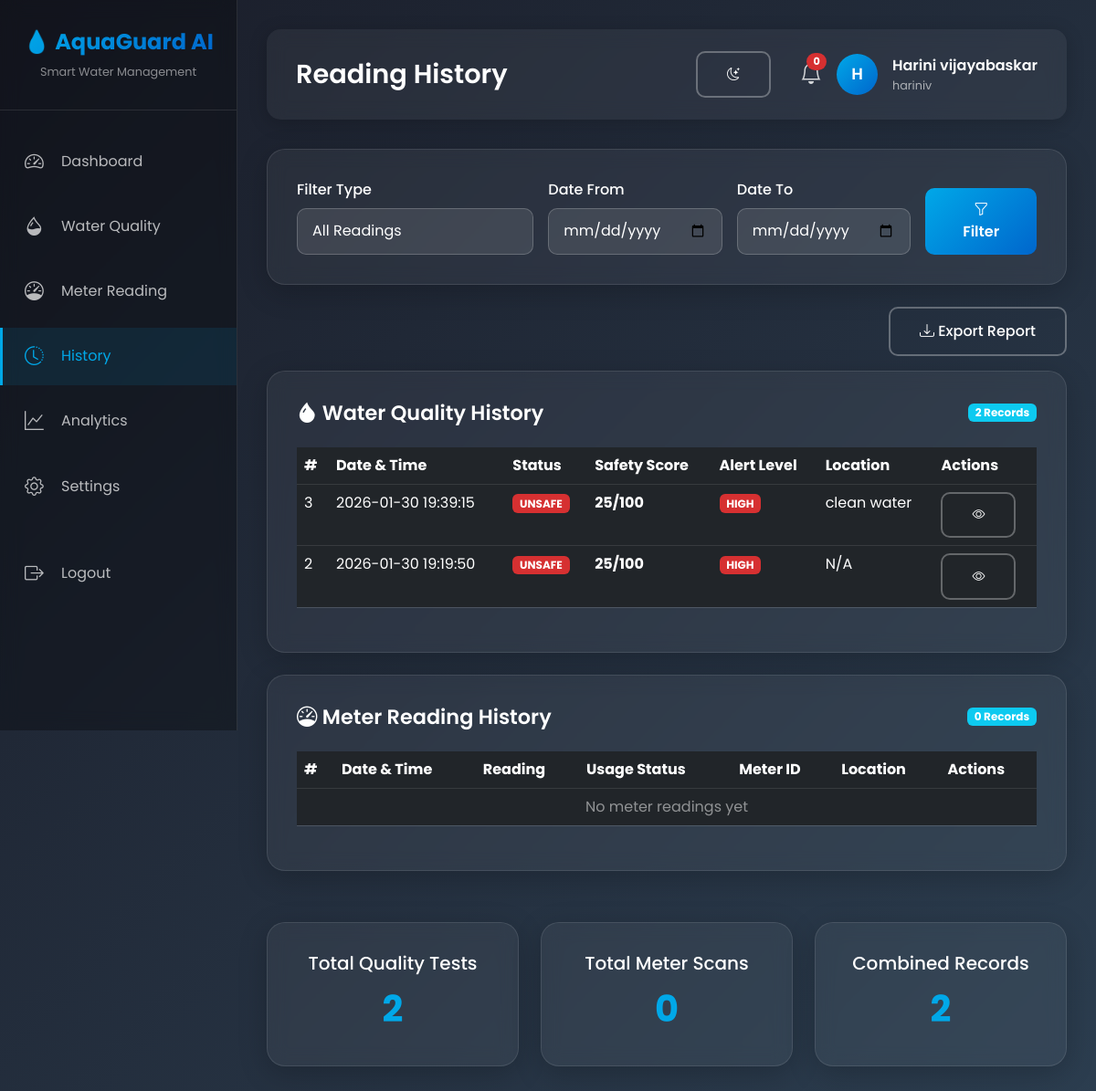
The app's page /history (signed in) with its own data.
### tables this page shows
CREATE TABLE quality_readings (
            id INTEGER PRIMARY KEY AUTOINCREMENT,
            user_id INTEGER,
            timestamp TIMESTAMP DEFAULT CURRENT_TIMESTAMP,
            safety_status TEXT NOT NULL,
            safety_score INTEGER NOT NULL,
            mean_hue REAL,
            mean_saturation REAL,
            mean_value REAL,
            texture_score REAL,
            alert_level TEXT,
            image_path TEXT,
            location TEXT,
            notes TEXT,
            FOREIGN KEY (user_id) REFERENCES users(id)
        );

### backend/app_enhanced.py (the view)
@app.route('/history')
def history_page():
    if 'user_id' not in session:
        return redirect(url_for('login'))
    quality_history = get_recent_readings(session['user_id'], limit=50, reading_type='quality')
    meter_history = get_recent_readings(session['user_id'], limit=50, reading_type='meter')
    return render_template('history.html',
                         user=session,
                         quality_history=quality_history,
                         meter_history=meter_history)

### backend/database.py (called while the page is built)
def get_db():
    conn = sqlite3.connect(DATABASE_PATH)
    conn.row_factory = sqlite3.Row
    return conn

def get_recent_readings(user_id, limit=10, reading_type='quality'):
    conn = get_db()
    cursor = conn.cursor()
    if reading_type == 'quality':
        cursor.execute('''
            SELECT * FROM quality_readings
            WHERE user_id = ?
            ORDER BY timestamp DESC
            LIMIT ?
        ''', (user_id, limit))
    else:
        cursor.execute('''
            SELECT * FROM meter_readings
            WHERE user_id = ?
            ORDER BY timestamp DESC
            LIMIT ?
        ''', (user_id, limit))
    readings = [dict(row) for row in cursor.fetchall()]
    conn.close()
    return readings

### templates/history.html (shortened to what this page needs)
{% extends "base.html" %}
{% block page_title %}Reading History{% endblock %}
{% block content %}
<div class="glass-card mb-4">
    <div class="row g-3 align-items-end">
        <div class="col-md-4">
            <label class="form-label">Filter Type</label>
            <select class="form-select" id="filterType">
                <option value="all">All Readings</option>
            </select>
        </div>
        <div class="col-md-3">
            <label class="form-label">Date From</label>
            <input type="date" class="form-control" id="dateFrom">
        </div>
        <div class="col-md-3">
            <label class="form-label">Date To</label>
            <input type="date" class="form-control" id="dateTo">
        </div>
        <div class="col-md-2">
            <button class="btn btn-gradient w-100" onclick="applyFilters()">
                <i class="bi bi-funnel"></i> Filter
            </button>
        </div>
    </div>
</div>
<div class="text-end mb-3">
    <a href="/api/export_report?type=csv" class="btn btn-outline-light">
        <i class="bi bi-download"></i> Export Report
    </a>
</div>
<div class="glass-card mb-4" id="qualityHistorySection">
    <div class="card-header-custom">
        <h3><i class="bi bi-droplet-fill"></i> Water Quality History</h3>
        <span class="badge bg-info">{{ quality_history|length }} Records</span>
    </div>
    <div class="table-responsive">
        <table class="table table-dark">
            <thead>
                <tr>
                    <th>#</th>
                    <th>Date & Time</th>
                    <th>Status</th>
                    <th>Safety Score</th>
                    <th>Alert Level</th>
                    <th>Location</th>
                    <th>Actions</th>
                </tr>
            </thead>
            <tbody>
                {% if quality_history %}
                    {% for reading in quality_history %}
                    <tr>
                        <td>{{ reading.id }}</td>
                        <td>{{ reading.timestamp }}</td>
                        <td>
                            {% if reading.safety_status == 'SAFE' %}
                            <span class="badge badge-success">{{ reading.safety_status }}</span>
                            {% else %}
                            <span class="badge badge-danger">{{ reading.safety_status }}</span>
                            {% endif %}
                        </td>
                        <td><strong>{{ reading.safety_score }}/100</strong></td>
                        <td>
                            {% if reading.alert_level == 'HIGH' %}
                            <span class="badge badge-danger">HIGH</span>
                            {% elif reading.alert_level == 'MEDIUM' %}
                            <span class="badge badge-warning">MEDIUM</span>
                            {% else %}
                            <span class="badge badge-success">NONE</span>
                            {% endif %}
                        </td>
                        <td>{{ reading.location or 'N/A' }}</td>
                        <td>
                            <button class="btn btn-sm btn-outline-light" onclick="viewDetails('quality', {{ reading.id }})">
                                <i class="bi bi-eye"></i>
                            </button>
                        </td>
                    </tr>
                    {% endfor %}
                {% else %}
                    <tr>
                        <td colspan="7" class="text-center" style="color: rgba(255,255,255,0.5);">
                            No water quality readings yet
                        </td>
                    </tr>
                {% endif %}
            </tbody>
        </table>
    </div>
</div>
<div class="glass-card" id="meterHistorySection">
    <div class="card-header-custom">
        <h3><i class="bi bi-speedometer"></i> Meter Reading History</h3>
        <span class="badge bg-info">{{ meter_history|length }} Records</span>
    </div>
    <div class="table-responsive">
        <table class="table table-dark">
            <thead>
                <tr>
                    <th>#</th>
                    <th>Date & Time</th>
                    <th>Reading</th>
                    <th>Usage Status</th>
                    <th>Meter ID</th>
                    <th>Location</th>
                    <th>Actions</th>
                </tr>
            </thead>
            <tbody>
                {% if meter_history %}
                    {% for reading in meter_history %}
                    <tr>
                        <td>{{ reading.id }}</td>
                        <td>{{ reading.timestamp }}</td>
                        <td><strong>{{ reading.reading_value }} L</strong></td>
                        <td>
                            {% if reading.is_high_usage %}
                            <span class="badge badge-warning">High Usage</span>
                            {% else %}
                            <span class="badge badge-success">Normal</span>
                            {% endif %}
                        </td>
                        <td>{{ reading.meter_id or 'N/A' }}</td>
                        <td>{{ reading.location or 'N/A' }}</td>
                        <td>
                            <button class="btn btn-sm btn-outline-light" onclick="viewDetails('meter', {{ reading.id }})">
                                <i class="bi bi-eye"></i>
                            </button>
                        </td>
                    </tr>
                    {% endfor %}
                {% else %}
                    <tr>
                        <td colspan="7" class="text-center" style="color: rgba(255,255,255,0.5);">
                            No meter readings yet
                        </td>
                    </tr>
                {% endif %}
            </tbody>
        </table>
    </div>
</div>
<div class="row g-4 mt-2">
    <div class="col-md-4">
        <div class="glass-card text-center">
            <h5>Total Quality Tests</h5>
            <div style="font-size: 2.5rem; font-weight: 700; color: #00a8e8;">{{ quality_history|length }}</div>
        </div>
    </div>
    <div class="col-md-4">
        <div class="glass-card text-center">
            <h5>Total Meter Scans</h5>
            <div style="font-size: 2.5rem; font-weight: 700; color: #00a8e8;">{{ meter_history|length }}</div>
        </div>
    </div>
    <div class="col-md-4">
        <div class="glass-card text-center">
            <h5>Combined Records</h5>
            <div style="font-size: 2.5rem; font-weight: 700; color: #00a8e8;">{{ quality_history|length + meter_history|length }}</div>
        </div>
    </div>
</div>
{% endblock %}

### templates/base.html (shortened to what this page needs)
<!DOCTYPE html>
<html lang="en">
<head>
    <link href="https://cdn.jsdelivr.net/npm/bootstrap@5.3.0/dist/css/bootstrap.min.css" rel="stylesheet">
    <link rel="stylesheet" href="https://cdn.jsdelivr.net/npm/bootstrap-icons@1.11.0/font/bootstrap-icons.css">
</head>
<body>
    <div class="sidebar">
        <div class="sidebar-logo">
            <h2>💧 AquaGuard AI</h2>
            <p style="font-size: 0.8rem; color: rgba(255,255,255,0.5); margin: 0;">Smart Water Management</p>
        </div>
        <ul class="sidebar-menu">
            <li>
                <a href="/dashboard" class="{% if request.endpoint == 'dashboard' %}active{% endif %}">
                    <i class="bi bi-speedometer2"></i>
                    <span>Dashboard</span>
                </a>
            </li>
            <li>
                <a href="/quality" class="{% if request.endpoint == 'quality_page' %}active{% endif %}">
                    <i class="bi bi-droplet-half"></i>
                    <span>Water Quality</span>
                </a>
            </li>
            <li>
                <a href="/meter" class="{% if request.endpoint == 'meter_page' %}active{% endif %}">
                    <i class="bi bi-speedometer"></i>
                    <span>Meter Reading</span>
                </a>
            </li>
            <li>
                <a href="/history" class="{% if request.endpoint == 'history_page' %}active{% endif %}">
                    <i class="bi bi-clock-history"></i>
                    <span>History</span>
                </a>
            </li>
            <li>
                <a href="/analytics" class="{% if request.endpoint == 'analytics_page' %}active{% endif %}">
                    <i class="bi bi-graph-up"></i>
                    <span>Analytics</span>
                </a>
            </li>
            <li>
                <a href="/settings" class="{% if request.endpoint == 'settings_page' %}active{% endif %}">
                    <i class="bi bi-gear"></i>
                    <span>Settings</span>
                </a>
            </li>
            <li style="margin-top: 2rem;">
                <a href="/logout">
                    <i class="bi bi-box-arrow-right"></i>
                    <span>Logout</span>
                </a>
            </li>
        </ul>
    </div>
    <div class="main-content">
        <div class="top-bar">
            <h1>{% block page_title %}Dashboard{% endblock %}</h1>
            <div class="user-info">
                <button class="btn btn-sm btn-outline-light me-3" onclick="toggleTheme()" title="Toggle Theme">
                    <i class="bi bi-moon-stars" id="themeIcon"></i>
                </button>
                <div class="notification-badge" onclick="window.location.href='/dashboard#alerts'">
                    <i class="bi bi-bell"></i>
                    <span class="badge rounded-pill" id="alertCount">0</span>
                </div>
                <div class="user-avatar">
                    {{ user.full_name[0] if user else 'U' }}
                </div>
                <div>
                    <div style="font-weight: 600;">{{ user.full_name if user else 'User' }}</div>
                    <div style="font-size: 0.8rem; color: rgba(255,255,255,0.6);">{{ user.username if user else '' }}</div>
                </div>
            </div>
        </div>
        {% block content %}{% endblock %}
    </div>
</body>
</html>

### templates/base.html (style rules this page uses)
:root { --primary-color: #0066cc; --secondary-color: #00a8e8; --success-color: #00b894; --warning-color: #fdcb6e; --danger-color: #d63031; --dark-bg: #1a1d29; --card-bg: rgba(255, 255, 255, 0.05); --sidebar-width: 260px; }
* { margin: 0; padding: 0; box-sizing: border-box; }
body { font-family: 'Poppins', sans-serif; background: linear-gradient(135deg, #1a1d29 0%, #2c3e50 100%); color: #fff; min-height: 100vh; transition: background 0.3s ease, color 0.3s ease; }
.sidebar { position: fixed; left: 0; top: 0; width: var(--sidebar-width); height: 100vh; background: rgba(0, 0, 0, 0.3); backdrop-filter: blur(10px); border-right: 1px solid rgba(255, 255, 255, 0.1); padding: 2rem 0; z-index: 1000; overflow-y: auto; }
.sidebar-logo { text-align: center; padding: 0 1.5rem 2rem; border-bottom: 1px solid rgba(255, 255, 255, 0.1); }
.sidebar-logo h2 { font-size: 1.5rem; font-weight: 700; background: linear-gradient(135deg, #00a8e8, #0066cc); -webkit-background-clip: text; -webkit-text-fill-color: transparent; }
.sidebar-menu { list-style: none; padding: 1rem 0; }
.sidebar-menu li { margin: 0.5rem 0; }
.sidebar-menu a { display: flex; align-items: center; padding: 1rem 1.5rem; color: rgba(255, 255, 255, 0.7); text-decoration: none; transition: all 0.3s; border-left: 3px solid transparent; }
.sidebar-menu a:hover, .sidebar-menu a.active { background: rgba(0, 168, 232, 0.1); color: #00a8e8; border-left-color: #00a8e8; }
.sidebar-menu a i { font-size: 1.3rem; margin-right: 1rem; width: 24px; }
.main-content { margin-left: var(--sidebar-width); padding: 2rem; min-height: 100vh; }
.top-bar { background: rgba(255, 255, 255, 0.05); backdrop-filter: blur(10px); border-radius: 15px; padding: 1.5rem 2rem; margin-bottom: 2rem; display: flex; justify-content: space-between; align-items: center; box-shadow: 0 4px 20px rgba(0, 0, 0, 0.2); }
.top-bar h1 { font-size: 1.8rem; font-weight: 600; margin: 0; }
.user-info { display: flex; align-items: center; gap: 1rem; }
.user-avatar { width: 45px; height: 45px; border-radius: 50%; background: linear-gradient(135deg, #00a8e8, #0066cc); display: flex; align-items: center; justify-content: center; font-weight: 600; font-size: 1.1rem; }
.notification-badge { position: relative; cursor: pointer; font-size: 1.5rem; color: rgba(255, 255, 255, 0.8); }
.notification-badge .badge { position: absolute; top: -5px; right: -5px; background: var(--danger-color); font-size: 0.7rem; }
.glass-card { background: rgba(255, 255, 255, 0.05); backdrop-filter: blur(10px); border: 1px solid rgba(255, 255, 255, 0.1); border-radius: 20px; padding: 2rem; box-shadow: 0 8px 32px rgba(0, 0, 0, 0.2); margin-bottom: 2rem; transition: transform 0.3s ease; }
.card-header-custom { display: flex; justify-content: space-between; align-items: center; margin-bottom: 1.5rem; }
.card-header-custom h3 { font-size: 1.4rem; font-weight: 600; margin: 0; }
.btn-gradient { background: linear-gradient(135deg, #00a8e8, #0066cc); border: none; color: white; padding: 0.8rem 2rem; border-radius: 10px; font-weight: 600; transition: all 0.3s; }
.btn-outline-light { border: 2px solid rgba(255, 255, 255, 0.3); color: white; padding: 0.8rem 2rem; border-radius: 10px; font-weight: 500; transition: all 0.3s; }
.form-control, .form-select { background: rgba(255, 255, 255, 0.1); border: 1px solid rgba(255, 255, 255, 0.2); color: white; padding: 0.8rem 1rem; border-radius: 10px; }
.form-control::placeholder { color: rgba(255, 255, 255, 0.5); }
.form-label { font-weight: 500; margin-bottom: 0.5rem; }
.table-dark { background: rgba(255, 255, 255, 0.05); color: white; }
.table-dark thead { background: rgba(0, 168, 232, 0.2); }
.table-dark tbody tr { border-bottom: 1px solid rgba(255, 255, 255, 0.1); }
.badge-danger { background: var(--danger-color); }

### records on screen
quality_readings: id "3", timestamp "2026-01-30 19:39:15", safety_status "UNSAFE", safety_score "25", alert_level "HIGH", location "clean water"
quality_readings: id "2", timestamp "2026-01-30 19:19:50", safety_status "UNSAFE", safety_score "25", alert_level "HIGH", location "N/A"

### other values on screen
{{ user.full_name[0] if user else 'U' }} "H"
{{ user.full_name if user else 'User' }} "Harini vijayabaskar"
{{ user.username if user else '' }} "hariniv"
{{ quality_history|length }} "2"
{{ meter_history|length }} "0"
{{ quality_history|length + meter_history|length }} "2"
